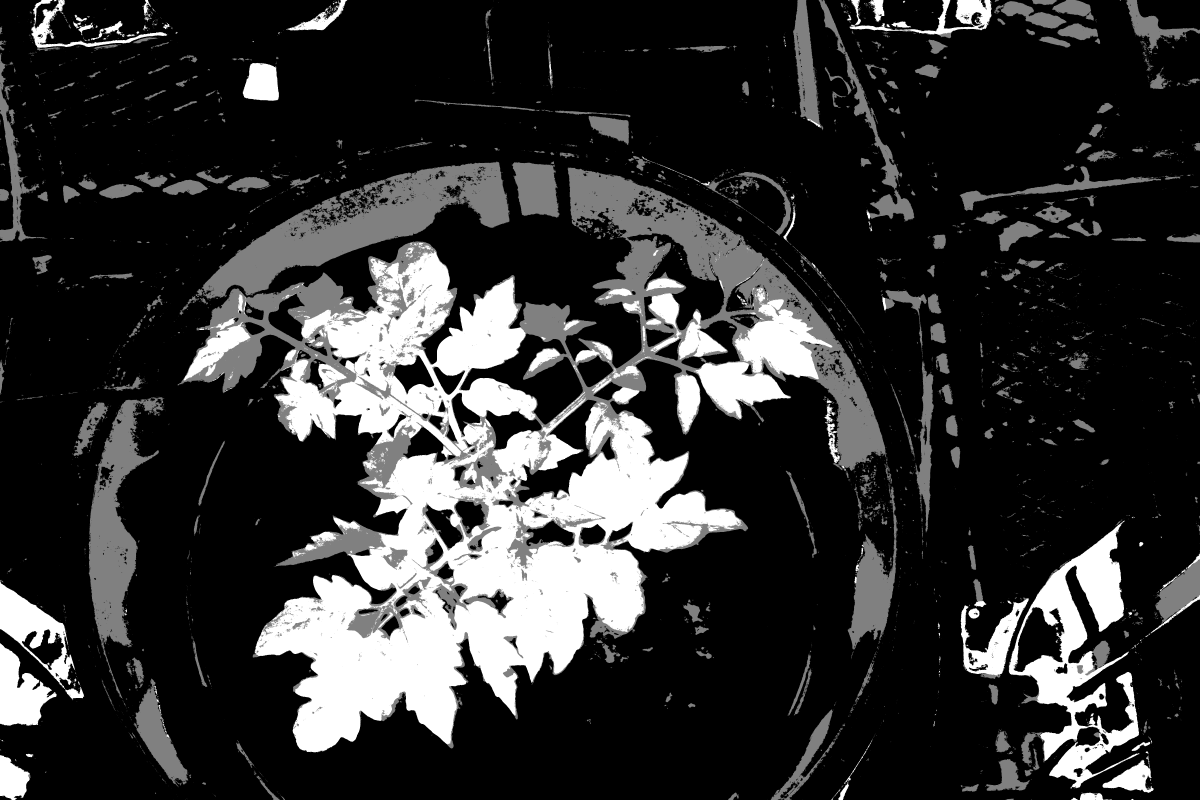
#> input picture 4041_Control_C2_Day7_001.png, 6000 x 4000 px (shown at 1/5 size); its folder holds only this picture in this run
$ python interactive_mask_cleaner.py
#> lines starting #> are read from the running program, lines starting #| are printed output that depends on the picture; after the words box and inside, x2 and y2 are one past the last pixel; in counts of white or black regions, pixels touching at a corner belong together

"""
Interactive Mask Cleaner with File Selection

Install:
    pip install opencv-python numpy

Controls:
R = Keep Rectangle (outside becomes black)
E = Erase Rectangle (inside becomes black)
P = Keep Polygon (outside becomes black)
B = Black Brush
U = Undo
Y = Redo
X = Reset Original
C = Cancel Selection
+/- = Brush Size
V = Show Unique Pixel Values
S = Save
Q = Quit
"""

from pathlib import Path
import tkinter as tk
from tkinter import filedialog

import cv2
import numpy as np


# ============================================================
# USER SETTINGS
# ============================================================

# Output folder (automatically created if missing)
OUTPUT_FOLDER = r"C:\WVSU_Documents\Research\Scripts\Test_projectV1\Cleaned"

MAX_WIDTH = 1200
MAX_HEIGHT = 850

INITIAL_BRUSH_SIZE = 24
MAX_UNDO = 20

# True: erased BGRA pixels become (0, 0, 0, 255)
# False: erased BGRA pixels become (0, 0, 0, 0)
OPAQUE_BLACK = True


# ============================================================
# SELECT INPUT IMAGE
# ============================================================

def select_input_image():

    root = tk.Tk()
    root.withdraw()
    root.attributes("-topmost", True)

    image_path = filedialog.askopenfilename(
        parent=root,
        title="Select Mask Image",
        filetypes=[
            ("PNG Images", "*.png"),
            ("TIFF Images", "*.tif *.tiff"),
            ("JPEG Images", "*.jpg *.jpeg"),
            (
                "All Image Files",
                "*.png *.jpg *.jpeg *.tif *.tiff *.bmp"
            ),
            ("All Files", "*.*")
        ]
    )
#> the answer given: 4041_Control_C2_Day7_001.png

    root.destroy()
    return image_path


# ============================================================
# MAIN PROGRAM
# ============================================================

def main():

    # --------------------------------------------------------
    # 1. Select input image
    # --------------------------------------------------------

    selected_image = select_input_image()

    if not selected_image:
        print("No image selected. Program closed.")
        return

    source = Path(selected_image)

    if not source.is_file():
        raise FileNotFoundError(
            f"Image not found: {source}"
        )

    original = cv2.imread(
        str(source),
        cv2.IMREAD_UNCHANGED
    )
#> original is the input picture: shape (4000, 6000); min 0, max 255, mean 49.3

    if original is None:
        raise ValueError("Could not read selected image.")

    current = original.copy()
    h, w = current.shape[:2]
#> h = 4000; w = 6000

    # --------------------------------------------------------
    # 2. Create output folder
    # --------------------------------------------------------

    output_dir = Path(OUTPUT_FOLDER)
    output_dir.mkdir(parents=True, exist_ok=True)

    print("\nImage loaded:", source.name)
    print("Original dimensions:", w, "x", h)
#| Original dimensions: 6000 x 4000
    print("Original shape:", original.shape)
#| Original shape: (4000, 6000)
    print("Data type:", original.dtype)
#| Data type: uint8
    print("Output folder:", output_dir.resolve())

    # --------------------------------------------------------
    # 3. Display scaling
    # --------------------------------------------------------

    scale = min(
        1.0,
        MAX_WIDTH / w,
        MAX_HEIGHT / h
    )
#> scale = 0.2

    display_w = max(1, round(w * scale))
#> display_w = 1200
    display_h = max(1, round(h * scale))
#> display_h = 800

    window = "Interactive Mask Cleaner"

    # --------------------------------------------------------
    # 4. Editor state
    # --------------------------------------------------------

    mode = "brush"
    brush = INITIAL_BRUSH_SIZE

    polygon = []
    start = None
    current_mouse = None
    dragging = False
    last = None

    undo_stack = []
    redo_stack = []

    # --------------------------------------------------------
    # 5. Undo / Redo
    # --------------------------------------------------------

    # [297 lines left out: functions snapshot, undo, redo, black_value, coords, display_coords and 5 more, not called in this run]

    # --------------------------------------------------------
    # 13. Render image and previews
    # --------------------------------------------------------

    def render():

        preview = current.copy()

        if preview.ndim == 2:

            preview = cv2.cvtColor(
                preview,
                cv2.COLOR_GRAY2BGR
            )

        elif preview.shape[2] == 4:

            preview = cv2.cvtColor(
                preview,
                cv2.COLOR_BGRA2BGR
            )

        preview = cv2.resize(
            preview,
            (display_w, display_h),
            interpolation=cv2.INTER_NEAREST
        )
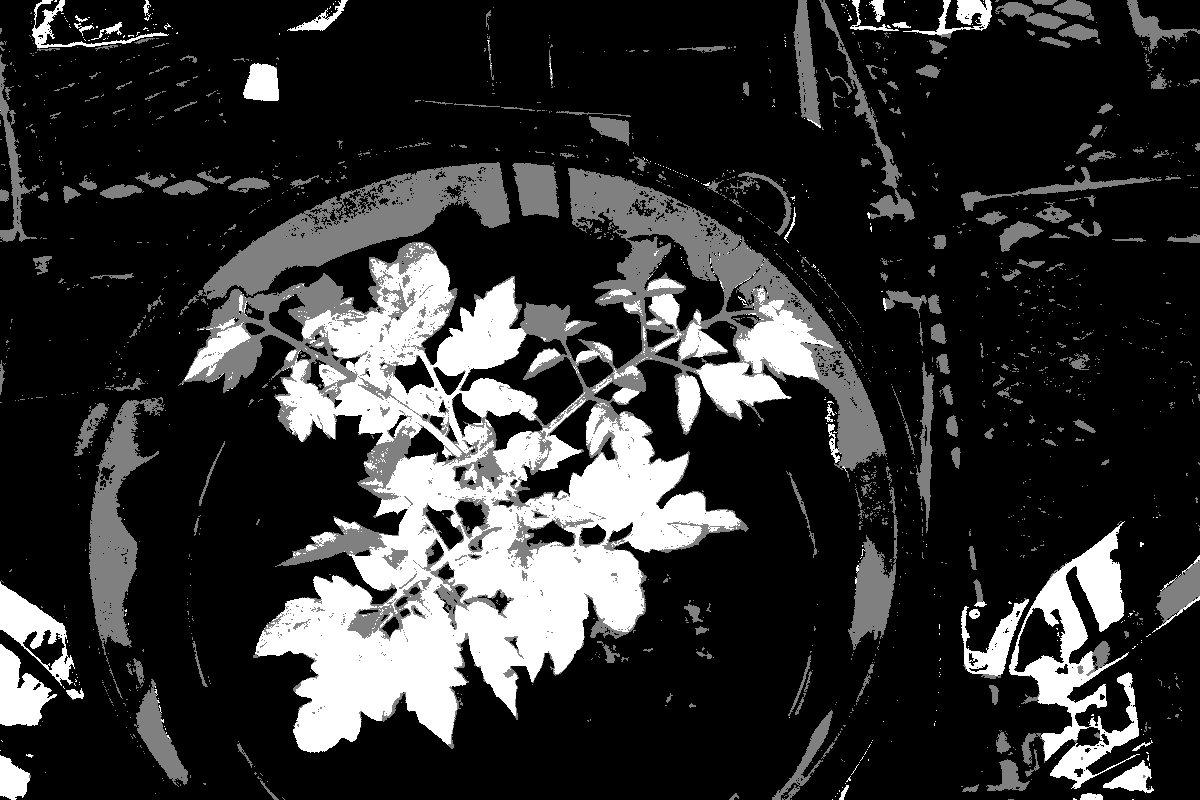
#> preview: shape (800, 1200, 3); min 0, max 255, mean 49.3

        # GREEN RECTANGLE PREVIEW
        if (
            mode in ("keep_rectangle", "erase_rectangle")
            and dragging
            and start is not None
            and current_mouse is not None
        ):

            p1 = display_coords(start)
            p2 = display_coords(current_mouse)

            overlay = preview.copy()

            cv2.rectangle(
                overlay,
                p1,
                p2,
                (0, 255, 0),
                -1
            )

            preview = cv2.addWeighted(
                overlay,
                0.20,
                preview,
                0.80,
                0
            )

            cv2.rectangle(
                preview,
                p1,
                p2,
                (0, 255, 0),
                2
            )

        # GREEN POLYGON PREVIEW
        if mode == "polygon" and polygon:

            points = np.array(
                [
                    display_coords(p)
                    for p in polygon
                ],
                dtype=np.int32
            )

            cv2.polylines(
                preview,
                [points],
                False,
                (0, 255, 0),
                2
            )

            for pt in points:

                cv2.circle(
                    preview,
                    tuple(pt),
                    4,
                    (0, 255, 0),
                    -1
                )

            if current_mouse is not None:

                cv2.line(
                    preview,
                    tuple(points[-1]),
                    display_coords(current_mouse),
                    (0, 255, 0),
                    1
                )

        # BRUSH CURSOR
        if mode == "brush" and current_mouse is not None:

            center = display_coords(current_mouse)

            radius = max(
                1,
                round(brush * scale / 2)
            )

            cv2.circle(
                preview,
                center,
                radius,
                (0, 255, 0),
                1
            )

        # ----------------------------------------------------
        # PERMANENT INSTRUCTIONS
        # ----------------------------------------------------

        mode_names = {
            "brush": "BLACK BRUSH",
            "keep_rectangle": "KEEP RECTANGLE",
            "erase_rectangle": "ERASE RECTANGLE",
            "polygon": "KEEP POLYGON"
        }

        panel_height = 100

        overlay = preview.copy()

        cv2.rectangle(
            overlay,
            (0, 0),
            (
                display_w,
                min(panel_height, display_h)
            ),
            (25, 25, 25),
            -1
        )
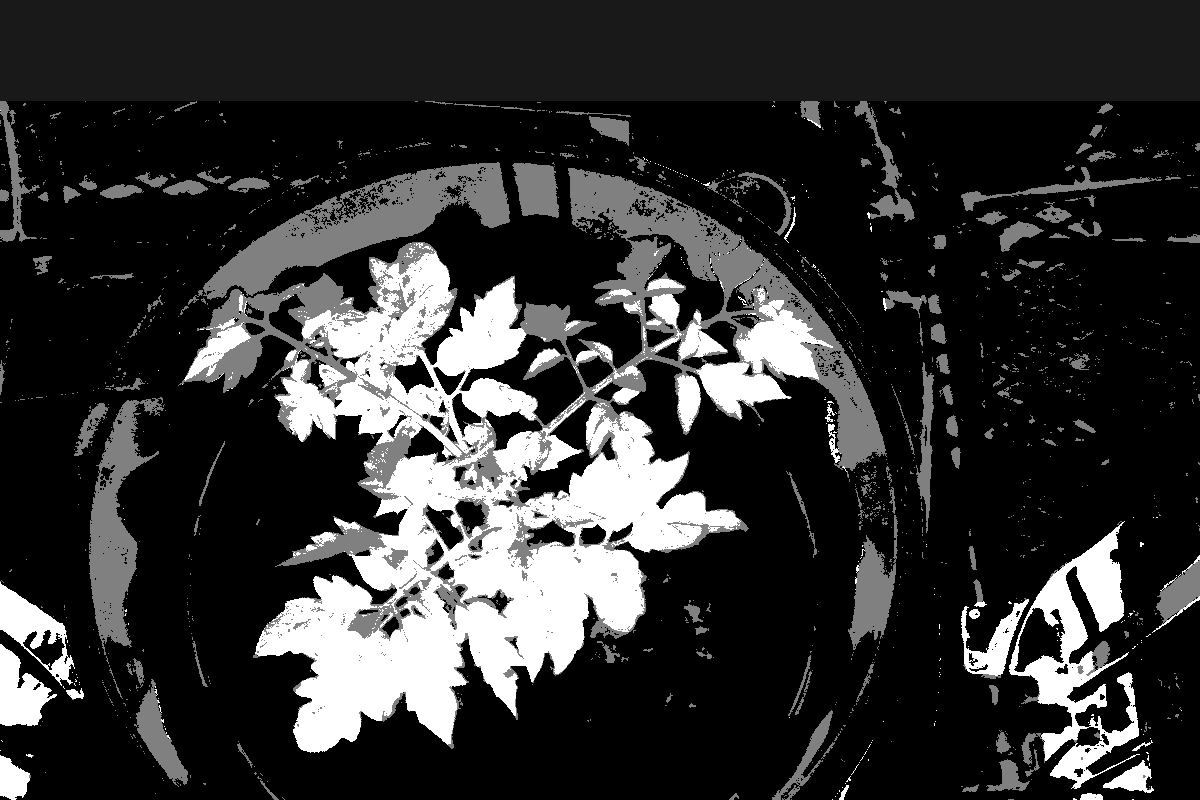
#> overlay: shape (800, 1200, 3); 12.62% of pixels changed, all inside (x1, y1, x2, y2) = (0, 0, 1200, 101)

        preview = cv2.addWeighted(
            overlay,
            0.85,
            preview,
            0.15,
            0
        )

        lines = [
            f"MODE: {mode_names[mode]} | BRUSH: {brush}px",
            "R:Keep Rect  E:Erase Rect  P:Polygon  B:Brush",
            "U:Undo  Y:Redo  X:Reset  C:Cancel  +/-:Brush",
            "ENTER:Apply Polygon  V:Pixels  S:SAVE  Q:QUIT"
        ]

        for i, text in enumerate(lines):

            color = (
                (0, 255, 255)
                if i == 0
                else (255, 255, 255)
            )

            if i == 3:
                color = (0, 255, 0)

            cv2.putText(
                preview,
                text,
                (8, 20 + i * 23),
                cv2.FONT_HERSHEY_SIMPLEX,
                0.48,
                color,
                1,
                cv2.LINE_AA
            )
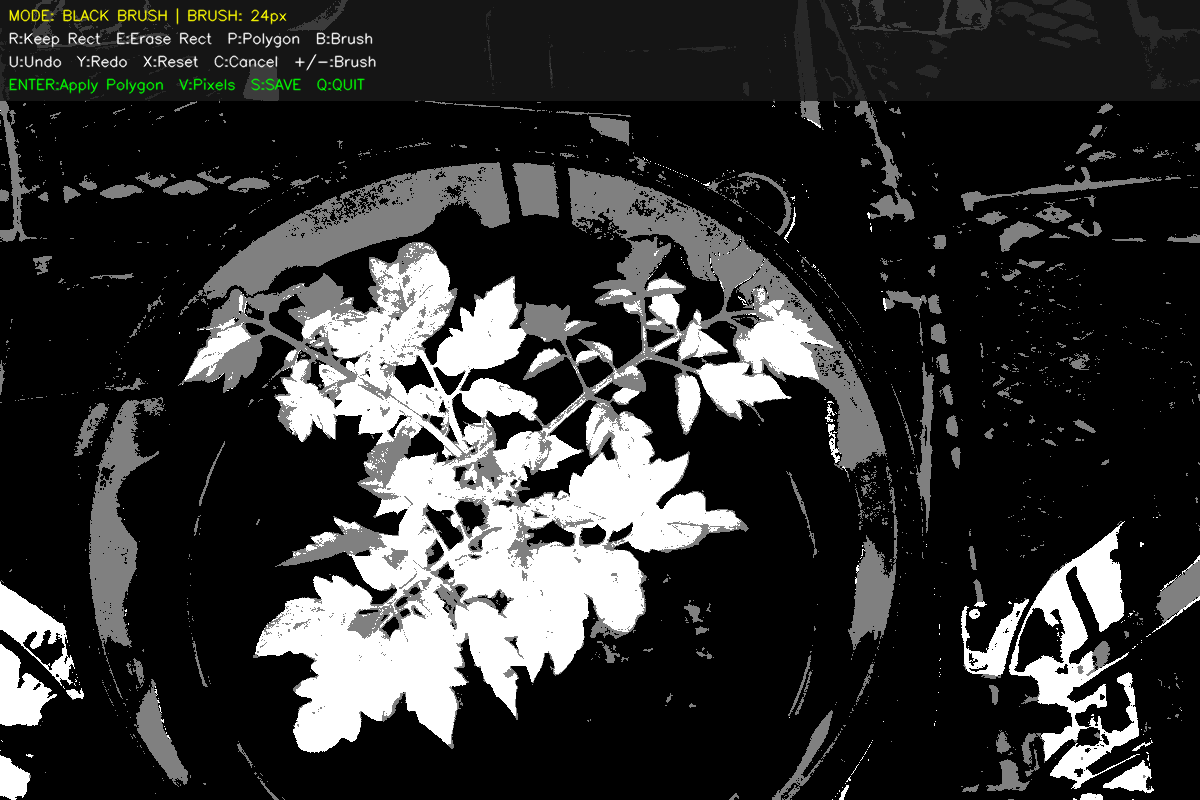
#> preview: shape (800, 1200, 3); mean B, G, R 50.5, 51, 50.7

        return preview

    # --------------------------------------------------------
    # 14. Print controls
    # --------------------------------------------------------

    print("\n================================")
    print("INTERACTIVE MASK CLEANER")
    print("================================")
    print("R = Keep rectangle")
    print("E = Erase rectangle")
    print("P = Keep polygon")
    print("B = Black brush")
    print("ENTER = Apply polygon")
    print("U = Undo")
    print("Y = Redo")
    print("X = Reset")
    print("C = Cancel")
    print("+/- = Brush size")
    print("V = Unique pixel values")
    print("S = SAVE")
    print("Q = QUIT")
    print("================================\n")

    # --------------------------------------------------------
    # 15. Open window
    # --------------------------------------------------------

    cv2.namedWindow(
        window,
        cv2.WINDOW_AUTOSIZE
    )

    cv2.setMouseCallback(
        window,
        mouse
    )

    # --------------------------------------------------------
    # 16. Main loop
    # --------------------------------------------------------

    while True:

        cv2.imshow(window, render())

        key = cv2.waitKey(30) & 0xFF
#> (key q is pressed here)

        # Quit
        if key in (ord("q"), 27):
            break

        # Brush mode
        elif key == ord("b"):

            mode = "brush"
            dragging = False
            start = None
            last = None
            polygon.clear()

            print("Mode: Black Brush")

        # Keep rectangle
        elif key == ord("r"):

            mode = "keep_rectangle"
            dragging = False
            start = None
            polygon.clear()

            print("Mode: Keep Rectangle")

        # Erase rectangle
        elif key == ord("e"):

            mode = "erase_rectangle"
            dragging = False
            start = None
            polygon.clear()

            print("Mode: Erase Rectangle")

        # Polygon
        elif key == ord("p"):

            mode = "polygon"
            dragging = False
            start = None
            polygon.clear()

            print("Mode: Keep Polygon")

        # Increase brush
        elif key in (ord("+"), ord("=")):

            brush = min(500, brush + 5)
            print("Brush size:", brush)

        # Decrease brush
        elif key in (ord("-"), ord("_")):

            brush = max(1, brush - 5)
            print("Brush size:", brush)

        # Apply polygon
        elif key in (13, 10) and mode == "polygon":

            if len(polygon) >= 3:

                roi = np.zeros(
                    (h, w),
                    np.uint8
                )

                cv2.fillPoly(
                    roi,
                    [np.asarray(polygon, np.int32)],
                    255
                )

                keep_mask(roi)
                polygon.clear()

                print("Polygon applied.")

            else:
                print("Select at least 3 polygon points.")

        # Cancel selection
        elif key == ord("c"):

            polygon.clear()
            start = None
            dragging = False

            print("Selection cancelled.")

        # Undo
        elif key == ord("u"):
            undo()

        # Redo
        elif key == ord("y"):
            redo()

        # Reset
        elif key == ord("x"):

            snapshot()
            current = original.copy()

            polygon.clear()
            start = None
            dragging = False

            print("Reset to original.")

        # Unique pixels
        elif key == ord("v"):
            show_unique()

        # Save
        elif key == ord("s"):

            output_dir.mkdir(
                parents=True,
                exist_ok=True
            )

            destination = output_dir / source.name

            success = cv2.imwrite(
                str(destination),
                current
            )

            if success:

                print("\nIMAGE SAVED SUCCESSFULLY")
                print("Location:", destination.resolve())
                print("Saved dimensions:", w, "x", h)

                show_unique()

            else:
                print("ERROR saving:", destination)

    cv2.destroyAllWindows()


if __name__ == "__main__":
    main()
